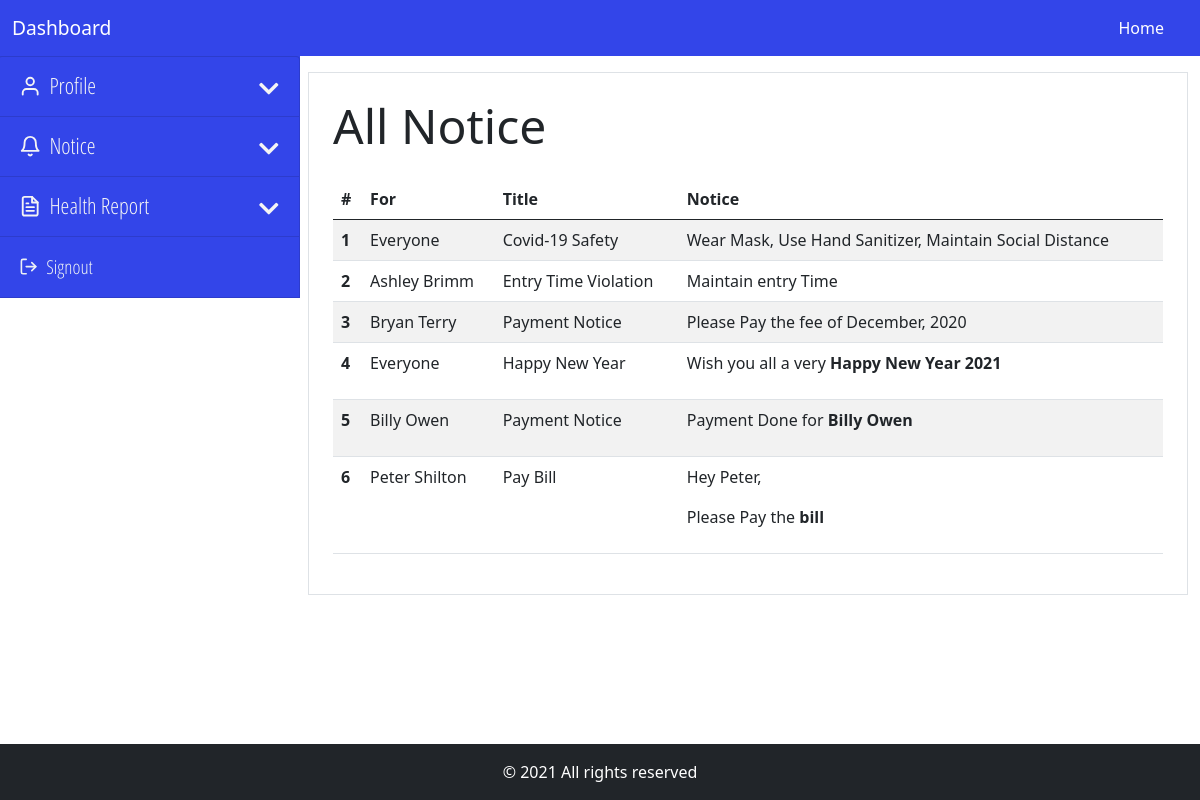
The page /backend/notice/view-notice.php (signed in) on the database as committed earlier.
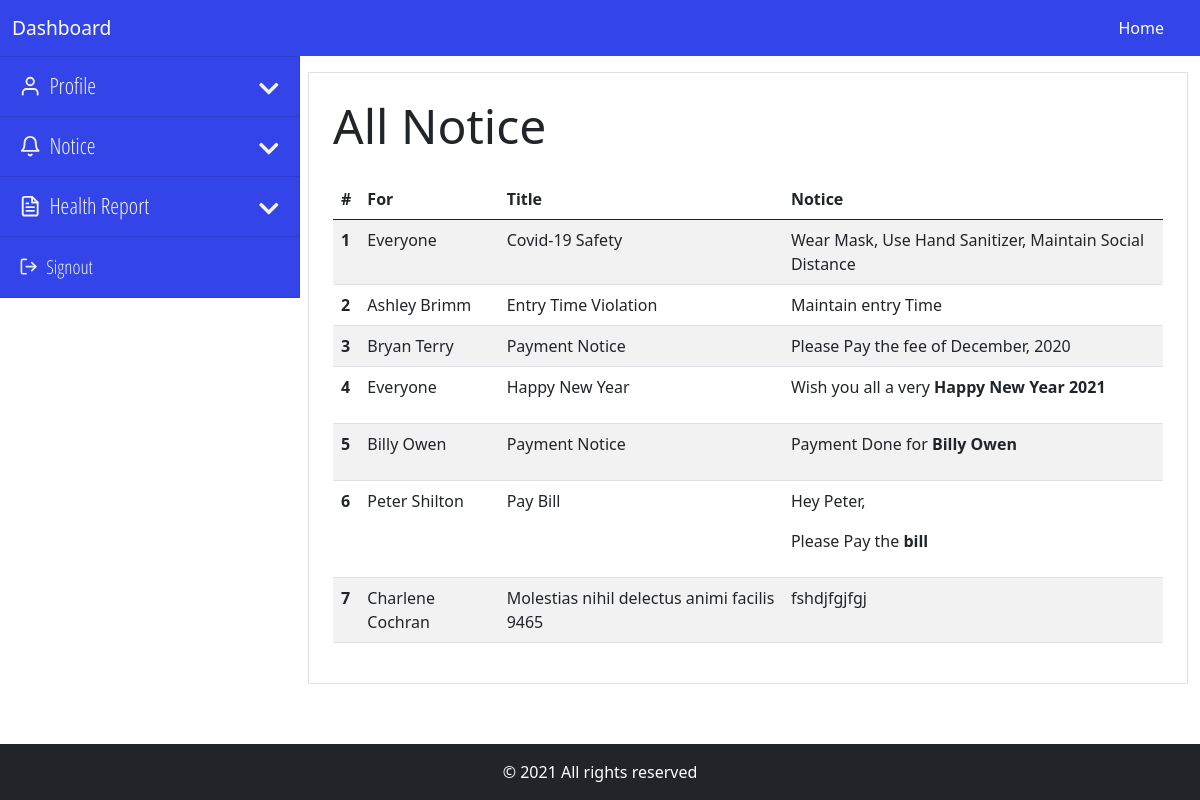
The same page on the database as committed later.
### tables this page shows
CREATE TABLE `notice` (
  `notice_id` int(11) NOT NULL,
  `notice_title` varchar(100) NOT NULL,
  `notice_body` text NOT NULL,
  `notice_for` int(11) NOT NULL DEFAULT 0,
  `notice_issued_at` timestamp NOT NULL DEFAULT current_timestamp()
);

CREATE TABLE `member` (
  `member_id` int(11) NOT NULL,
  `member_name` varchar(60) NOT NULL,
  `member_gender` enum('male','female','others') DEFAULT NULL,
  `member_dob` varchar(25) DEFAULT NULL,
  `member_address` varchar(255) DEFAULT NULL,
  `member_package` varchar(20) NOT NULL,
  `member_mobile` varchar(11) DEFAULT NULL,
  `member_photo` varchar(255) DEFAULT NULL,
  `member_status` enum('0','1','2') NOT NULL DEFAULT '0' COMMENT '0 = pending, 1 = Active, 2 = banned',
  `member_user_id` int(11) NOT NULL,
  `member_joined_at` timestamp NOT NULL DEFAULT current_timestamp()
);

### core/main.php (called while the page is built, shortened)
<?php
    class Main
    {
        private $host = "localhost";
        private $user = "root";
        private $pass ="";
        private $database = "gym_manager";
        private function dbConnect()
        {
            try
            {
                $this->conn = new PDO('mysql:host='.$this->host.';dbname='.$this->database, $this->user, $this->pass);
            }
            catch(PDOException $Exception)
            {
                $this->errmsg = $Exception->getMessage();
            }
        }
    }
?>

### core/dashboard.php (called while the page is built, shortened)
<?php
    require_once "main.php";
    class Dashboard extends Main
    {
        public function viewNotice()
        {
            $this->sql = $this->conn->prepare("SELECT notice.*, member.member_name FROM notice LEFT JOIN member ON notice.notice_for = member.member_id");
            try
            {
                $this->sql->execute();
                if($this->sql->rowCount() > 0)
                {
                    $data = $this->sql->fetchAll(PDO::FETCH_OBJ);
                    return $data;
                }
                else
                {
                    return false;
                }
            }
            catch(PDOException $Exception)
            {
                $this->errmsg = $Exception->getMessage();
                $_SESSION['error'] = "Unexpected Error Occured. Please try again Later.<br> Error: ".$this->errmsg;
                return false;
            }
        }
    }
?>

### backend/notice/view-notice.php (the view, shortened to what this page needs)
<?php
    require_once "../../core/dashboard.php";
    require_once "../inc/be-header.php";
    if(isset( $_SESSION['role']) &&  $_SESSION['role'] == 'admin' )
    {
      require_once "../inc/be-nav-admin.php";
    }
    else
    {
      require_once "../inc/be-nav-user.php";
    }
?>
<div class="container-fluid overflow-hidden mb-5">
    <div class="row gx-2 mt-3">
    <?php
        if(isset( $_SESSION['role']) &&  $_SESSION['role'] == 'admin' )
        {
          require_once "../inc/be-sidenav-admin.php";
        }
        else
        {
          require_once "../inc/be-sidenav-user.php";
        }
    ?>
        <div class="col-md-9">
            <div class="border p-4">
                <h2 class="display-5 mb-4">All Notice</h2>
                <table class="table table-striped">
                    <thead>
                        <tr>
                            <th scope="col">#</th>
                            <th scope="col">For</th>
                            <th scope="col">Title</th>
                            <th scope="col">Notice</th>
                        </tr>
                    </thead>
                    <tbody>
                        <?php
                            $notice = new Dashboard;
                            $result = $notice->viewNotice();
                            if($result != false)
                            {
                                foreach($result as $data)
                                {
                                    if($data->notice_for == 0)
                                    {
                                        $for = "Everyone";
                                    }
                                    else
                                    {
                                        $for = $data->member_name;
                                    }
                        ?>
                            <tr>
                                <th scope="row"><?=$data->notice_id?></th>
                                <td><?=$for?></td>
                                <td><?=$data->notice_title?></td>
                                <td><?=$data->notice_body?></td>
                            </tr>
                        <?php
                                }
                            }
                            else
                            {
                        ?>
                            <tr>
                                <td colspan="4">No Data Found</td>
                            </tr>
                        <?php
                            }
                        ?>
                    </tbody>
                </table>
            </div>
        </div>
    </div>
</div>
<?php
    require_once "../inc/be-footer.php";
?>

Rows that differ between the two databases and show on the page:
added notice: notice_id "7", member.member_name "Charlene Cochran", notice_title "Molestias nihil delectus animi facilis 9465", notice_body "fshdjfgjfgj"
